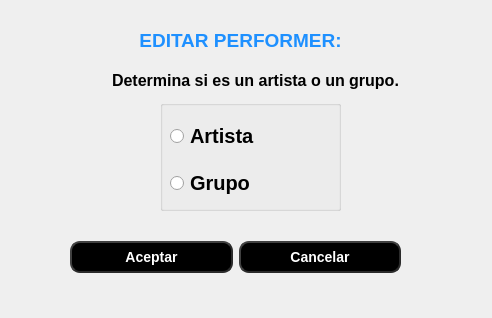
<?xml version="1.0" encoding="UTF-8"?>
<ui version="4.0">
 <class>cambiarPerformer</class>
 <widget class="QDialog" name="cambiarPerformer">
  <property name="geometry">
   <rect>
    <x>0</x>
    <y>0</y>
    <width>492</width>
    <height>318</height>
   </rect>
  </property>
  <property name="windowTitle">
   <string>Dialog</string>
  </property>
  <widget class="QWidget" name="layoutWidget">
   <property name="geometry">
    <rect>
     <x>70</x>
     <y>220</y>
     <width>331</width>
     <height>74</height>
    </rect>
   </property>
   <layout class="QGridLayout" name="gridLayout">
    <item row="0" column="0">
     <widget class="QPushButton" name="realizado">
      <property name="styleSheet">
       <string notr="true">QPushButton {
    background-color: #000000;
    color: white;   
    border-style: outset;
    border-width: 2px;
    border-radius: 10px; 
    border-color: #2b2b2b;  
    font: bold 14px;
    padding: 6px;
}
QPushButton:hover {
    background-color: #2980b9;
}

QPushButton:pressed {
    background-color: #1f618d;
    padding-top: 8px; 
    padding-left: 8px; 
}</string>
      </property>
      <property name="text">
       <string>Aceptar</string>
      </property>
     </widget>
    </item>
    <item row="0" column="1">
     <widget class="QPushButton" name="realizado_2">
      <property name="styleSheet">
       <string notr="true">QPushButton {
    background-color: #000000;
    color: white;   
    border-style: outset;
    border-width: 2px;
    border-radius: 10px; 
    border-color: #2b2b2b;  
    font: bold 14px;
    padding: 6px;
}
QPushButton:hover {
    background-color: #2980b9;
}

QPushButton:pressed {
    background-color: #1f618d;
    padding-top: 8px; 
    padding-left: 8px; 
}</string>
      </property>
      <property name="text">
       <string>Cancelar</string>
      </property>
     </widget>
    </item>
   </layout>
  </widget>
  <widget class="QLabel" name="label">
   <property name="geometry">
    <rect>
     <x>130</x>
     <y>20</y>
     <width>221</width>
     <height>41</height>
    </rect>
   </property>
   <property name="text">
    <string>&lt;html&gt;&lt;head/&gt;&lt;body&gt;&lt;p align=&quot;center&quot;&gt;&lt;span style=&quot; font-size:14pt; font-weight:700; color:#1e90ff;&quot;&gt;EDITAR PERFORMER:&lt;/span&gt;&lt;/p&gt;&lt;/body&gt;&lt;/html&gt;</string>
   </property>
  </widget>
  <widget class="QGroupBox" name="groupBox">
   <property name="geometry">
    <rect>
     <x>160</x>
     <y>100</y>
     <width>181</width>
     <height>111</height>
    </rect>
   </property>
   <property name="title">
    <string/>
   </property>
   <widget class="QWidget" name="">
    <property name="geometry">
     <rect>
      <x>10</x>
      <y>10</y>
      <width>161</width>
      <height>101</height>
     </rect>
    </property>
    <layout class="QVBoxLayout" name="verticalLayout">
     <item>
      <widget class="QRadioButton" name="radioButton_artista">
       <property name="styleSheet">
        <string notr="true">font-size: 20px;
font-weight: bold;
</string>
       </property>
       <property name="text">
        <string>Artista</string>
       </property>
      </widget>
     </item>
     <item>
      <widget class="QRadioButton" name="radioButton_grupo">
       <property name="styleSheet">
        <string notr="true">font-size: 20px;
font-weight: bold;
</string>
       </property>
       <property name="text">
        <string>Grupo</string>
       </property>
      </widget>
     </item>
    </layout>
   </widget>
  </widget>
  <widget class="QLabel" name="label_2">
   <property name="geometry">
    <rect>
     <x>100</x>
     <y>60</y>
     <width>311</width>
     <height>41</height>
    </rect>
   </property>
   <property name="text">
    <string>&lt;html&gt;&lt;head/&gt;&lt;body&gt;&lt;p align=&quot;center&quot;&gt;&lt;span style=&quot; font-size:12pt; font-weight:700; color:#000000;&quot;&gt;Determina si es un artista o un grupo.&lt;/span&gt;&lt;/p&gt;&lt;/body&gt;&lt;/html&gt;</string>
   </property>
  </widget>
 </widget>
 <resources/>
 <connections/>
</ui>
